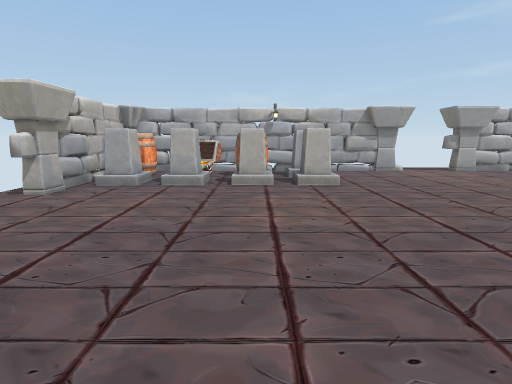
View 1 (above)

13 first-person views from a walk through a 3-D level made in the Unity game engine. The camera is 1.3 m above the floor, tilts 10° down and sees 80° across. Doors are open. The floor is counted in squares, 1 m on a side. Each view is taken from the middle of a square. On the plan, view 1 faces up. The plan holds only what a view shows up to about 14 squares ahead; the rest is blank. Some animated figures are left out.

View 2
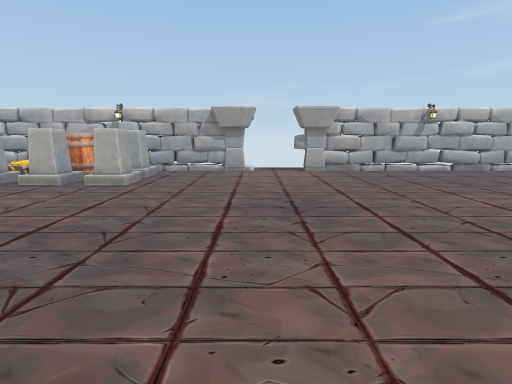

View 3
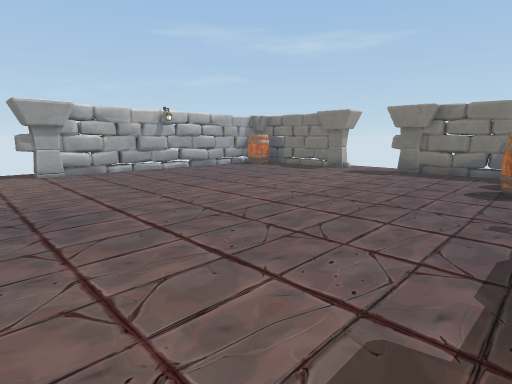

View 4
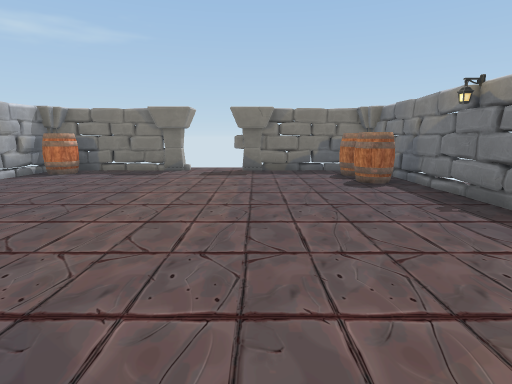

View 5
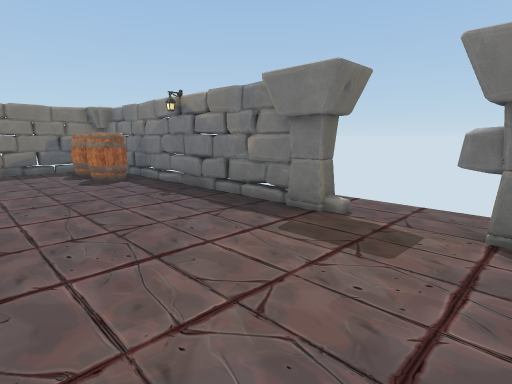

View 6
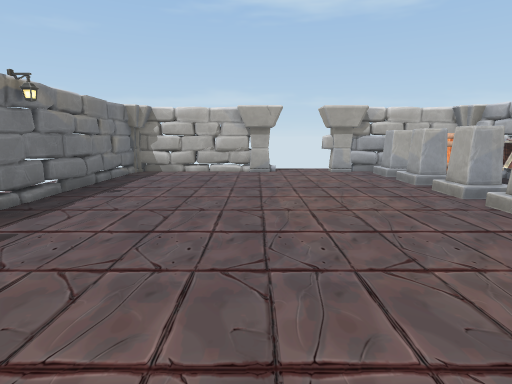

View 7
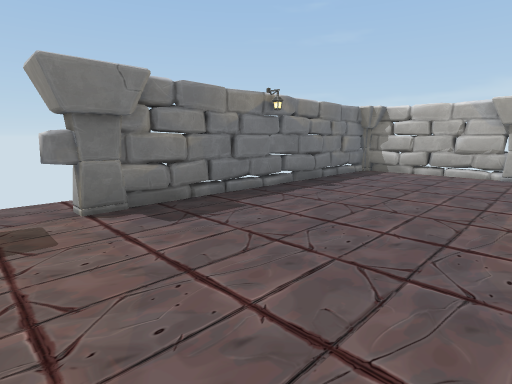

View 8
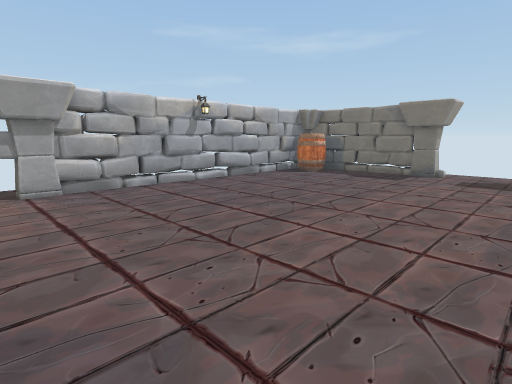

View 9
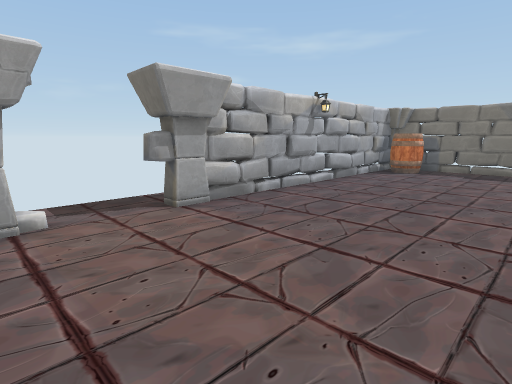

View 10
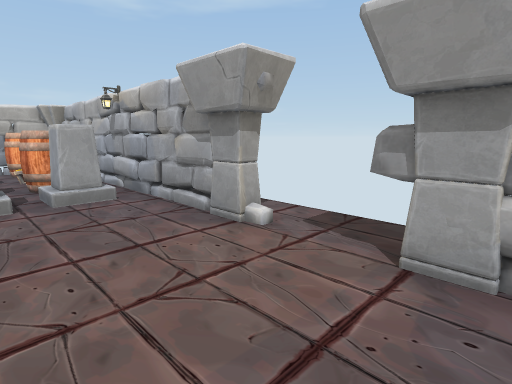

View 11
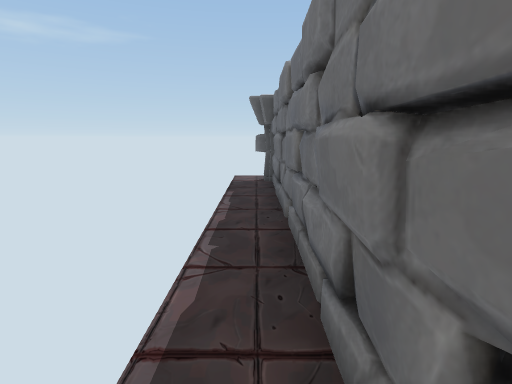

View 12
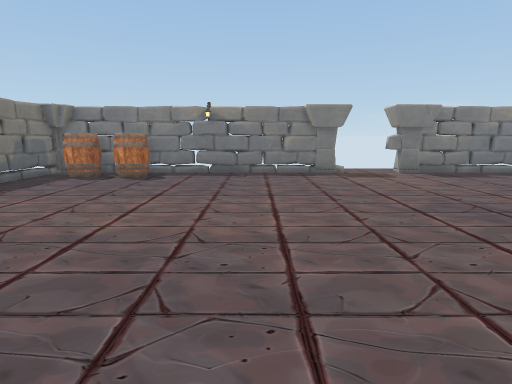

View 13
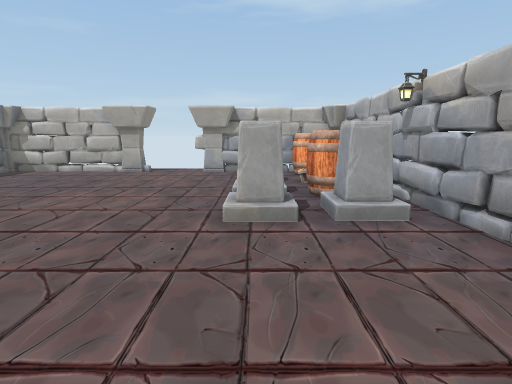

### Floor plan
Points are (right, up) in squares from view 1. A wall is a line through its corners. A room is listed if a view was taken in it or the views show most of it. See-through windows are left out.
Room 1 (views 1, 2, 3, 4, 5, 6, 7, 8, 9, 10, 11, 12, 13)
walls: (9.2, 12.2) (8.7, 12.2); (4.6, 12.2) (-1.5, 12.1); (4.5, 12.2) (3.4, 12.3); (5.6, -0.6) (6.1, -0.7); (8.6, -0.7) (18.6, -0.6) (18.5, 4.8); (9.1, -0.6) (9.9, -0.7); (9.5, 12.5) (16.9, 12.6); (9.6, 12.5) (10.1, 12.4); (3.8, 12.3) (3.1, 12) (1.7, 12.4); (10.5, 12.3) (10.1, 12.4); (10.6, 12.3) (9, 12); (10.6, 12.4) (11.3, 12.7); (10.9, 12.5) (12.5, 12.4); (10.8, -0.6) (12.8, -0.8); (2.7, 12.3) (1.2, 12.1); (11.1, -0.6) (12.6, -0.8); (2.6, -0.6) (3.8, -0.8); (11.7, 12.4) (11.1, 12.1); (11.5, -0.6) (12, -0.8); (11.2, -0.8) (14.2, -0.5); (1.7, -0.3) (2.2, -0.4); (1.3, 12.2) (0.3, 12.3); (12.8, 12.3) (11.7, 12.2); (1.8, -0.9) (2.3, -0.7); (12.9, -0.6) (15.3, -0.9); (0.7, -0.7) (1.2, -0.6); (0.8, -0.9) (4.6, -0.5); (14.5, 12.1) (11.4, 12.4); (14.4, 12.5) (13.8, 12.4); (-0.7, 12.2) (-1.6, 12.3); (14.9, 12.3) (15.5, 12.6); (-0.7, -0.6) (0.2, -0.8); (14.9, 12.4) (14.3, 12.3); (-1, -0.5) (2.3, -0.8); (15.9, 12.1) (15.6, 12.2) (14.8, 12.1); (15.9, -0.6) (16.6, -0.8); (-2.5, 12.1) (-4.5, 12.1); (18.4, 7.7) (18.6, 9.3); (18.5, 7.7) (18.5, 12); (-2.7, -0.6) (-1.8, -0.7); (18.4, 9.6) (18.6, 10.5); (-5, 8.2) (-5, 7.7); (18.5, 1.9) (18.6, 2.4); (-5, 3.6) (-5, -0.5); (-4.9, 8.9) (-5, 8.4); (-5, 3.4) (-5.1, 2.4) (-5, 2.2); (18, 12) (16.6, 12.3); (-4.9, 10) (-5, 9.2); (-4.9, 1.9) (-5.1, 0.7); (-4.1, -0.5) (-3.2, -0.7); (-4.9, 10.9) (-5.1, 9.2); (18.4, -0.3) (18.6, 1.1); (18.4, 12.3) (8.4, 12.2); (-4.4, -0.7) (5.9, -0.7); (-4.4, -0.8) (-3.3, -0.7); (-5.1, 11.5) (-5, 7.4); (-5, 0.2) (-5.1, -0.5)
low walls: (4.7, 12.2) (4.1, 12.2); (10.2, 12) (9.7, 12); (9.6, 12.4) (10.1, 12.5); (8.7, -0.8) (9.7, -0.7); (8.9, -1) (9.4, -1); (8.8, -1.1) (9.3, -1); (11.1, 12.1) (10.6, 12.3); (12.3, 12) (11.8, 12.1); (14, -0.8) (15, -0.6); (-2.3, -0.8) (-1.2, -0.6); (-2.3, -0.8) (-1.8, -0.9); (18.7, 7.8) (18.6, 8.3); (18.6, 8.5) (18.3, 10.1); (17.6, 11.7) (17.1, 11.8); (18.6, 9.9) (18.7, 10.4); (18.5, 1.8) (18.4, 2.4); (-5.1, 3) (-4.8, 0.4)
ways out: open door at (-5, 5.5); open door at (6.5, -1); open door at (19, 5.5)
objects: pillar (-5, 4); pillar (-4, 9); barrel (-4, 10) to (-4, 11); pillar (-2, 9); chest (-2, 11) to (-2, 12); barrel (-1, 10) to (0, 11); pillar (0, 9); pillar (1, 11) to (2, 11); pillar (2, 9); pillar (5, -1); pillar (5, 12) to (6, 12); pillar (8, -1); pillar (8, 12); barrel (15, 0) to (15, 1); barrel (16, 0) to (17, 1); barrel (17, 11) to (18, 11); pillar (19, 4); pillar (19, 7)

Positions as (right, up) in squares from view 1, and headings:
1: (0, 0), facing up
2: (6, 0), facing up
3: (6, 0), facing up-right
4: (6, 4), facing right
5: (5, 4), facing down-right
6: (7, 4), facing left
7: (7, 5), facing down-left
8: (7, 4), facing up-right
9: (5, 7), facing up-right
10: (9, 9), facing up-left
11: (9, 13), facing right
12: (11, 11), facing down
13: (7, 9), facing left
